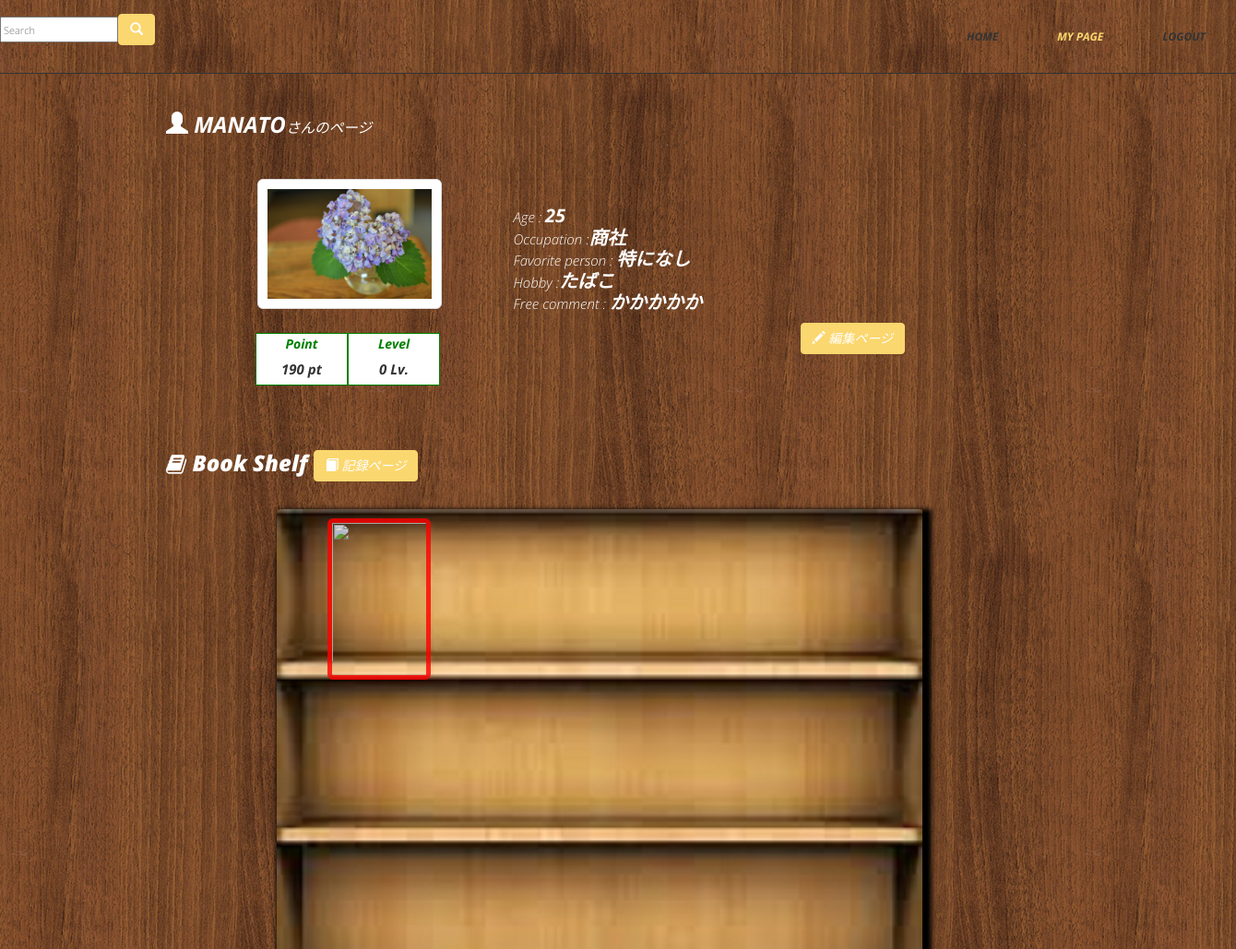
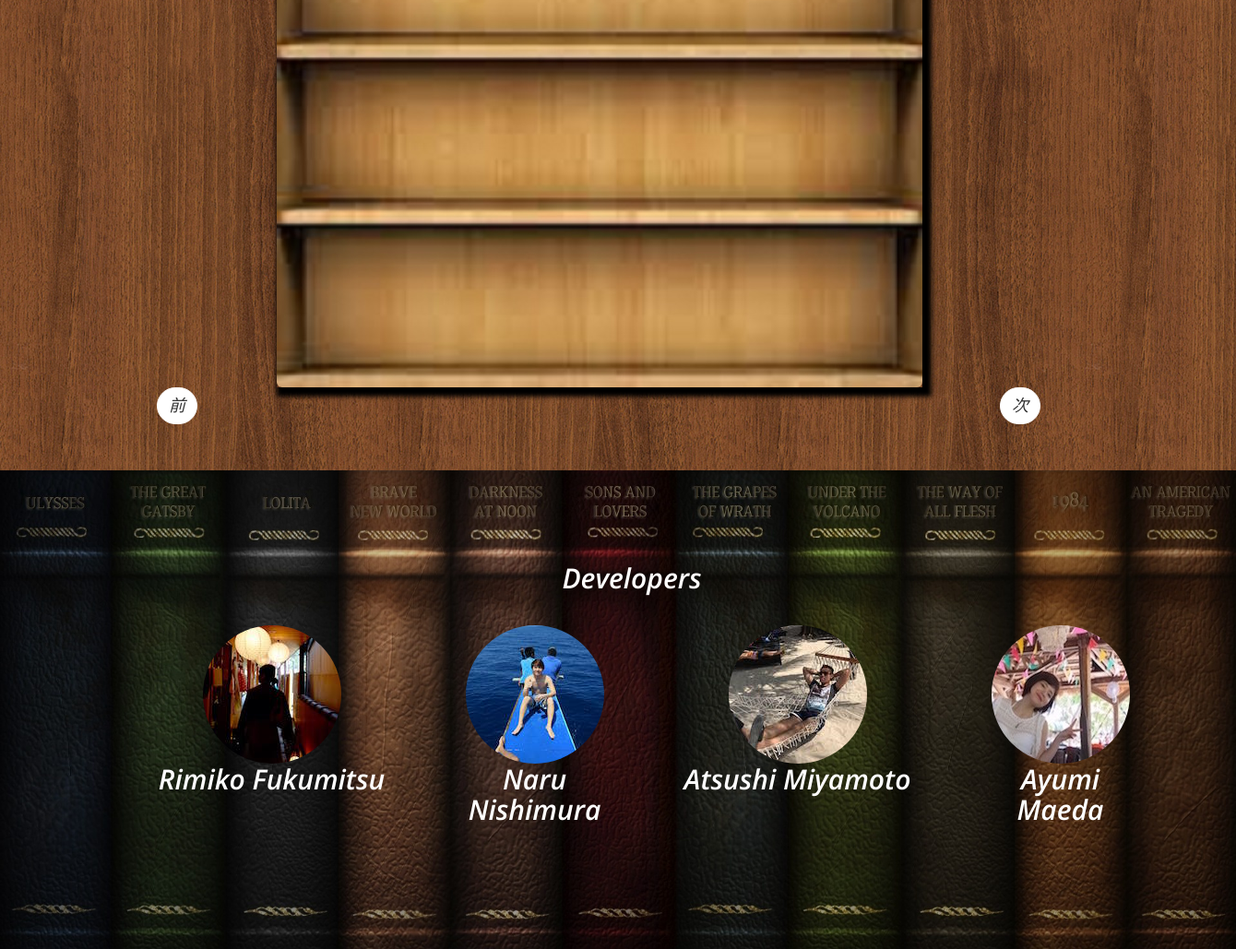
Screenshot of /mypage.php?user_id=8 (signed in) with the database file from the repository (2 pictures, top to bottom).
### tables this page shows
CREATE TABLE IF NOT EXISTS `users` (
  `user_id` int(11) NOT NULL AUTO_INCREMENT,
  `name` varchar(255) NOT NULL,
  `email` varchar(255) NOT NULL,
  `password` varchar(255) NOT NULL,
  `age` int(11) DEFAULT NULL,
  `gender` int(11) DEFAULT NULL,
  `avatar_id` int(11) DEFAULT NULL,
  `hobby` varchar(255) DEFAULT NULL,
  `job` varchar(255) DEFAULT NULL,
  `bestbook_id` int(11) DEFAULT NULL,
  `great_man` varchar(255) DEFAULT NULL,
  `comment` varchar(255) DEFAULT NULL,
  `point` int(11) DEFAULT NULL,
  `level` int(11) DEFAULT '0',
  `created` datetime NOT NULL,
  PRIMARY KEY (`user_id`)
);

CREATE TABLE IF NOT EXISTS `avatar` (
  `avatar_id` int(11) NOT NULL AUTO_INCREMENT,
  `avatar_path` varchar(255) NOT NULL,
  PRIMARY KEY (`avatar_id`)
);

### mypage.php (the view, shortened to what this page needs)
<?php
require('dbconnect.php');
if(!empty($_REQUEST['user_id'])){
  $sql ='SELECT u.*,a.* FROM `users`u INNER JOIN `avatar`a ON u.`avatar_id`= a.`avatar_id` WHERE `user_id` ='.$_REQUEST['user_id'];
  $record = mysqli_query($db,$sql) or die(mysqli_error($db));
  $member = mysqli_fetch_assoc($record);
}elseif(!empty($_SESSION['login_member_id'])&& empty($_REQUEST['user_id'])){
 $sql ='SELECT u.*,a.* FROM `users`u INNER JOIN `avatar`a ON u.`avatar_id`= a.`avatar_id` WHERE `user_id` ='.$_SESSION['login_member_id'];
  $record = mysqli_query($db,$sql) or die(mysqli_error($db));
  $member = mysqli_fetch_assoc($record);
}
  if(isset($_REQUEST['user_id']) && !empty($_REQUEST['user_id'])){
      $sql ='SELECT b.`picture_url`,b.`book_id`,u.*,r.* FROM (`users`u INNER JOIN `records`r ON u.`user_id` = r.`user_id`) INNER JOIN `books`b ON b.`book_id` = r.`book_id` WHERE u.`user_id`='.$_REQUEST['user_id'];
  }elseif(empty($_REQUEST['user_id']) && isset($_SESSION['login_member_id'])){
      $sql ='SELECT b.`picture_url`,b.`book_id`,u.*,r.* FROM (`users`u INNER JOIN `records`r ON u.`user_id` = r.`user_id`) INNER JOIN `books`b ON b.`book_id` = r.`book_id` WHERE u.`user_id`='.$_SESSION['login_member_id'];
  }
  if(isset($_REQUEST['user_id']) && !empty($_REQUEST['user_id'])){
      $sql ='SELECT b.* FROM `books`b INNER JOIN `users`u ON u.`bestbook_id` = b.`book_id` WHERE u.`user_id`='.$_REQUEST['user_id'];
  }elseif(empty($_REQUEST['user_id']) && isset($_SESSION['login_member_id'])){
     $sql ='SELECT b.* FROM `books`b INNER JOIN `users`u ON u.`bestbook_id` = b.`book_id` WHERE u.`user_id`='.$_SESSION['login_member_id'];
  }
  $bestbooks = mysqli_query($db,$sql) or die(mysqli_error($db));
  $bestbook = mysqli_fetch_assoc($bestbooks);
?>
<!DOCTYPE html>
<html lang="en">
  <head>
    <link href="css/bootstrap.min.css" rel="stylesheet">
    <link rel="stylesheet" href="css/font-awesome.min.css">
    <link rel="stylesheet" href="css/animate.css">
    <link href="css/prettyPhoto.css" rel="stylesheet">
    <link href="css/style.css" rel="stylesheet" />
    <link href="css/mypage.css" rel="stylesheet" />
    <link href="css/memoreads.css" rel="stylesheet" />
    <link href="css/header.css" rel="stylesheet" />
  </head>
  <body>
  <?php include('header.php'); ?>
  <div id="background">
    <div class="aboutus">
        <div class="container">
            <h3><i class="glyphicon glyphicon-user"></i> <strong><?php echo $member['name'];?></strong><small style="color:white;">さんのページ</small></h3>
            <div class="col-md-7 wow fadeInDown" data-wow-duration="1000ms" data-wow-delay="300ms">
            <div class="container">
    <div class="col-sm-12 col-md-offset-1">
        <div class="col-sm-3 margin-img">
            <img id="img-profile" class="img-thumbnail img-center img-rounded" src="images/<?php echo $member['avatar_path'];?>" width="200" height="300">
          <div class="row ptlv">
        <div class="text-center date-body" style="width:100px">
          <label for="" class="date-title">Point</label>
          <div class="date-content">
            <p class="dia"><strong><?php echo $member['point']; ?></strong> pt</p>
          </div>
        </div>
            <div class="text-center date-body" style="width:100px">
          <label for="" class="date-title">Level</label>
          <div class="date-content">
            <p class="dia"><strong><?php echo $member['level']; ?></strong> Lv.</p>
          </div>
        </div>
    </div>
        </div>
        <div class="col-sm-5 well margin-well">
            <p>
            Age : <strong><?php echo $member['age'];?></strong>
            <br>
            Occupation :<strong><?php echo $member['job'];?></strong>
            <br>
            Favorite person : <strong><?php echo $member['great_man'];?></strong>
            <br>
            Hobby :<strong><?php echo $member['hobby'];?></strong>
            <br>
            Free comment : <strong class="free"><?php echo $member['comment'];?></strong>
            </p>
            <div class="pull-right">
            <a href="mypage_edit.php" class="btn btn-success"><span class="glyphicon glyphicon-pencil"></span>  編集ページ</a>
            </div>
        </div>
    </div>
</div>
            </div>
        </div>
        <br>
        <br>
                <div class="container">
            <h3><i class="fa fa-book" aria-hidden="true"></i> Book Shelf       <a href="record.php" class="btn btn-success"><span class="glyphicon glyphicon-book"></span> 記録ページ</a></h3>
                <div class="bookshelf">
                  <img src="images/shelf.jpg" class="shelf">
                  <div class="absolute">
                    <div class="col-md-12 wow fadeInDown" data-wow-duration="1000ms" data-wow-delay="300ms">
                    <a href="#" class="detail"><img src="<?php echo $bestbook['picture_url']?>" width="112" height="175" class="best"></a>
                  </div>
                  </div>
                </div>
            <ul class="paging">
                <li><a href="#" class="btn btn-default left">前</a></li>
                <li><a href="#" class="btn btn-default right">次</a></li>
          </ul>
            </div>
            </div>
        </div>
    <section id="partner">
        <div class="container">
            <div class="center wow fadeInDown">
                <h2>Developers</h2>
                <div class="footer">
            <div class="container">
            <div class="developers">
                <div class="col-md-3">
                    <div class="hi-icon-wrap hi-icon-effect wow fadeInDown" data-wow-duration="1000ms" data-wow-delay="300ms" src="images/rimiko.png">
                        <div><img class="image-circle" src="images/rimiko.png"> </div>
                        <h2>Rimiko Fukumitsu</h2>
                    </div>
                </div>
                <div class="col-md-3">
                    <div class="hi-icon-wrap hi-icon-effect wow fadeInDown data-wow-duration="1000ms" data-wow-delay="600ms" >
                        <div><img class="image-circle" src="images/naru.png"></div>
                        <h2>Naru<br> Nishimura</h2>
                    </div>
                </div>
                <div class="col-md-3">
                    <div class="hi-icon-wrap hi-icon-effect wow fadeInDown" data-wow-duration="1000ms" data-wow-delay="900ms" >
                        <div><img class="image-circle" src="images/atsushi.png"></div>
                        <h2>Atsushi Miyamoto</h2>
                    </div>
                </div>
                <div class="col-md-3">
                    <div class="hi-icon-wrap hi-icon-effect wow fadeInDown" data-wow-duration="1000ms" data-wow-delay="1200ms" >
                        <div><img class="image-circle" src="images/IMG_1696.png"></div>
                        <h2>Ayumi <br>Maeda</h2>
                    </div>
                </div>
            </div>
        </div>
</body>
</html>

### css/style.css (style rules this page uses)
body { font-family:'Open Sans', Arial, sans-serif; font-size:14px; font-weight:300; line-height:1.6em; color:#fff; background-color:#fff; overflow-x:hidden; }
hi,h2,h3,h4,h5,h6 { color:#333; line-height:1.1em; }
p { color:#333; font-size:13px; }
a { text-decoration:none; transition: all 0.1s ease-in-out; -moz-transition: all 0.1s ease-in-out; -webkit-transition: all 0.1s ease-in-out; -o-transition: all 0.1s ease-in-out; outline: none; color:#333; }
.text-center p { margin-bottom:50px; color:#333; }
.btn-default { color: #333; background-color: #fff; border-color: #fff; text-transform:uppercase; font-size:18px; border-radius:30px; margin-left:-10px; }
#partner { background: url(../images/partners/partner_bg.png) 50% 50% no-repeat; background-size: cover; }
#partner { color: #fff; text-align: center; padding:100px; }
#partner h2 { color: #fff; font-size:30px; font-weight:600; }
.aboutus { padding:50px; }
.aboutus img { border-radius:6px; }
.aboutus h3 { margin-bottom:30px; font-weight:800; }
.footer { background:#1BBD36; padding:15px 22px; }
.center h2 { font-size: 36px; margin-top: 0; margin-bottom: 20px; text-align:center; }

### css/mypage.css (style rules this page uses)
.img-center { display: block; margin: 0px auto; text-align: center; }
#img-profile { padding: 10px; }
.container #img-profile { margin-top: 16px; }
.margin-img { margin-right: 20px; }
.text-center { margin-top: 10px; }
@media (min-width: 767px) { .container #img-profile { margin-bottom: 16px; } }
@media (min-width: 767px) { .margin-well { margin-top: 16px; background-color: transparent; border:none; } }
h3 { padding-left: 80px; }
.glyphicon { text-align: -webkit-right; }
.ptlv { margin-left: 22px; }
.date-body { background-color: white; padding:0 5px 5px 5px; float: left; border: 1px solid green; }
.date-body .date-title { color: green; }
.date-body .date-content { background-color: white; }
.date-body .date-content p.dia { margin: 0; font-size: 15px; font-weight: bold; }
.well p { padding-top: 10px; font-size: 15px; color:white; }
.well strong { padding-top: 10px; font-size: 20px; color:white; }
.container { margin: 0 auto; }
.bookshelf { position: relative; width: 700px; height: 897px; margin-left: 200px; box-shadow:5px 5px 5px 5px rgba(0,0,0,1); }
.absolute { float: left; position: absolute; padding:0px 10px 0px 10px; left: 30px; top:10px; }
.absolute img { padding-bottom: 15px; opacity: 0.8; }
.best { border: 5px solid; border-color: red; }
.text-center { width: 700px; text-align: -webkit-center; }
.shelf { border-radius: 20px; -webkit-border-radius: 20px; -moz-border-radius: 20px; }
.paging li { float: left; list-style: none; }
.paging .right { margin-left: 870px }
.paging .left { margin-left: 30px }
#background { background-image:url("../images/background.png"); z-index:1; background-position: top center; -moz-background-size: cover; margin-bottom:0px; }
.aboutus { background-color: rgba(0,0,0,0); margin-top: 50px; }
.aboutus h3 { color:white; }

### css/header.css (style rules this page uses)
.btn-success { background-color: #fbd76f; border-color: #fbd76f; }
.footer { padding-top:40px; background:none; }
.image-circle { border-radius: 50% }
#partner { color: #fff; text-align: center; padding:100px; }
#partner { background: url(../images/434098.jpg) 50% 50% no-repeat; background-size: cover; }
.footer { background:none; padding:15px 22px; }
.developers h2 { font-size: 40px; font-color:white; }

### rows the page displays
users: name "MANATO", avatar.avatar_path (picture), point "190", level "0", age "25", job "商社", great_man "特になし", hobby "たばこ", comment "かかかかか"
